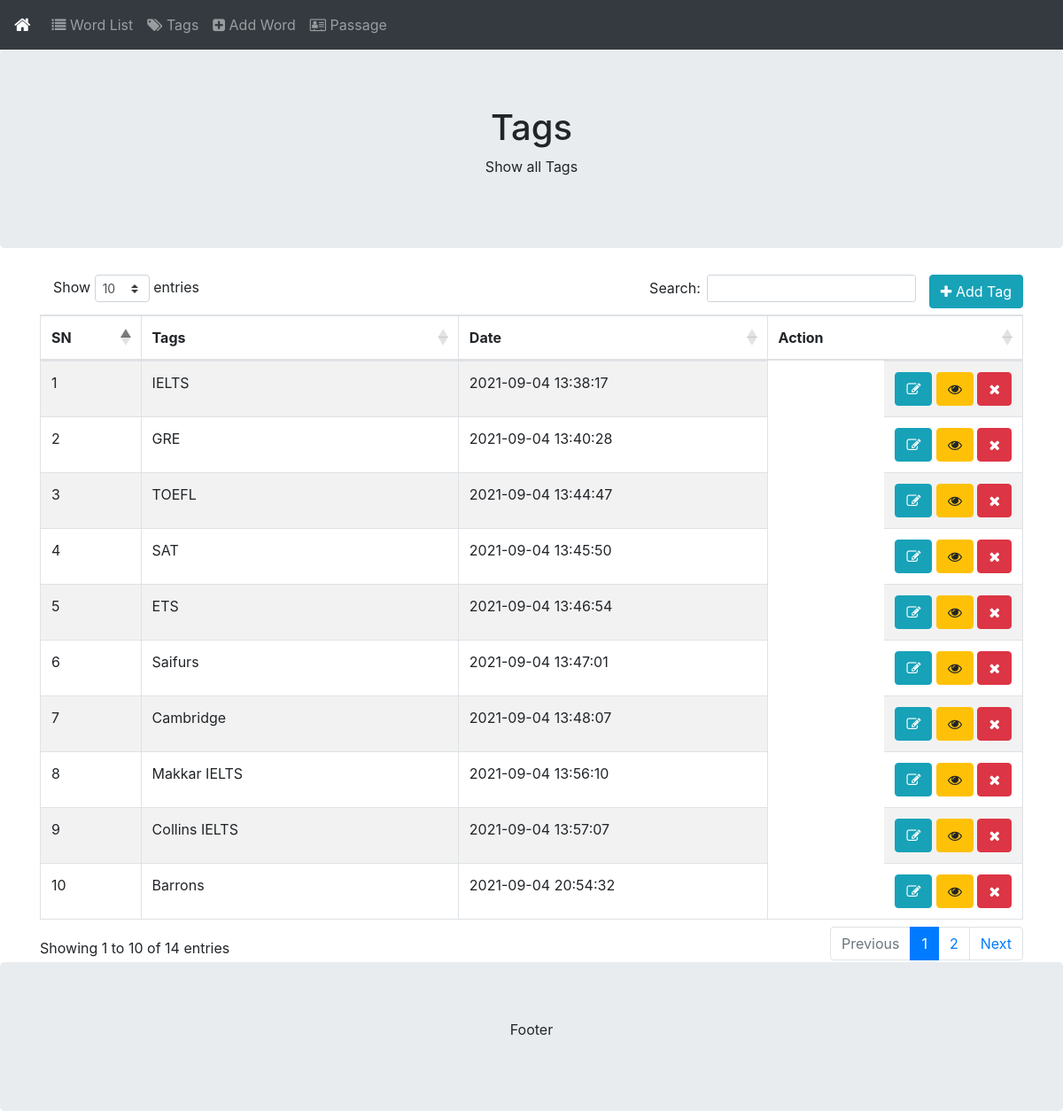
Page /tags.php on the committed database.
### tables this page shows
CREATE TABLE `tag` (
  `id` int(11) NOT NULL,
  `name` varchar(100) NOT NULL,
  `slug` varchar(100) NOT NULL,
  `description` varchar(1000) DEFAULT NULL,
  `created_at` datetime NOT NULL DEFAULT current_timestamp(),
  `updated_at` datetime NOT NULL DEFAULT current_timestamp()
);

### database.php (called while the page is built, shortened)
<?php
class Database{
	public $hostname = "localhost";
	public $username = "root";
	public $passowrd = "";
	public $database = "vocabulary";
	public $connection;
	public function __construct()
	{
		$this->connection = new mysqli($this->hostname, $this->username, $this->passowrd, $this->database);
	}
	public function fetch($table, array $columns, array $condition){
		$where_condition = "";
		$columns = (empty($columns)) ? "*" : rtrim(implode(",",$columns), ",");
		$result=$this->connection->query("SELECT $columns FROM $table $where_condition");
		return $result->fetch_all(MYSQLI_ASSOC);
	}
}
$obj = new Database();
?>

### tags.php (the view, shortened to what this page needs)
<?php require "header.php"; ?>
<div class="jumbotron text-center" style="margin-bottom:0">
  <h1>Tags</h1>
  <p>Show all Tags</p>
</div>
<div class="container" style="margin-top:30px">
  <div class="row">
    <div class="col-sm-12">
        <a href="save-tag.php" class="btn btn-info pull-right"><i class="fa fa-plus" aria-hidden="true"></i> Add Tag</a>
        <table id="word-list" class="table table-striped table-bordered dt-responsive nowrap" style="width:100%">
            <thead>
                <tr>
                    <th>SN</th>
                    <th>Tags</th>
                    <th>Date</th>
                    <th>Action</th>
                </tr>
            </thead>
            <tbody>
                <?php
                $tags = $obj->fetch("tag", array(), array());
                $sn = 1;
                foreach($tags as $tag){
                    echo '
                        <tr>
                            <td>'.$sn++.'</td>
                            <td>'.$tag['name'].'</td>
                            <td>'.$tag['updated_at'].'</td>
                            <td class="pull-right">
                                <a href="save-tag.php?action=update&id='.$tag['id'].'" class="btn btn-info"><i class="fa fa-pencil-square-o" aria-hidden="true"></i></a>
                                <a href="view-tag.php?id='.$tag['id'].'" class="btn btn-warning"><i class="fa fa-eye" aria-hidden="true"></i></a>
                                <a id="delete-data" data-id="'.$tag['id'].'" data-page="tag" onclick="deleteData('.$tag['id'].')" class="btn btn-danger">
                                    <i class="fa fa-times" aria-hidden="true"></i>
                                </a>
                            </td>
                        </tr>
                    ';
                }
                ?>
            </tbody>
        </table>
    </div>
  </div>
</div>
<?php require "footer.php"; ?>

### rows in the picture
tag: name "IELTS", updated_at "2021-09-04 13:38:17"
tag: name "GRE", updated_at "2021-09-04 13:40:28"
tag: name "TOEFL", updated_at "2021-09-04 13:44:47"
tag: name "SAT", updated_at "2021-09-04 13:45:50"
tag: name "ETS", updated_at "2021-09-04 13:46:54"
tag: name "Saifurs", updated_at "2021-09-04 13:47:01"
tag: name "Cambridge", updated_at "2021-09-04 13:48:07"
tag: name "Makkar IELTS", updated_at "2021-09-04 13:56:10"
tag: name "Collins IELTS", updated_at "2021-09-04 13:57:07"
tag: name "Barrons", updated_at "2021-09-04 20:54:32"
